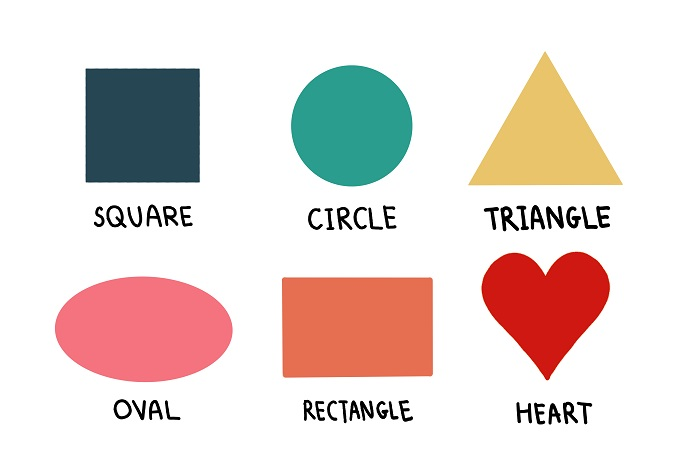
#> input picture resources/file-shapes-for-kids-1592568510.jpg, 700 x 466 px, found by its file name
$ python opencv_3.py
#> lines starting #> are read from the running program, lines starting #| are printed output that depends on the picture
import cv2
import numpy as np
import matplotlib.pyplot as plt
print('Loaded !!!')

img = cv2.imread('Resources/file-shapes-for-kids-1592568510.jpg')
#> img is the input picture: shape (466, 700, 3); mean B, G, R 214.2, 218.1, 230.9

imgHor = np.hstack((img, img))
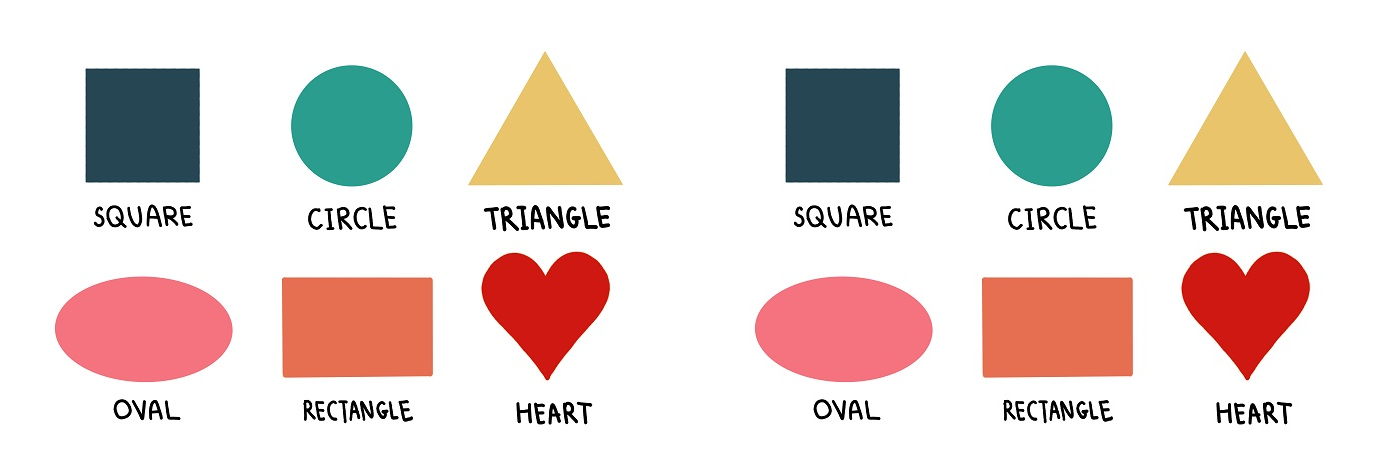
#> imgHor: shape (466, 1400, 3); mean B, G, R 214.2, 218.1, 230.9
imgVer = np.vstack((img, img))
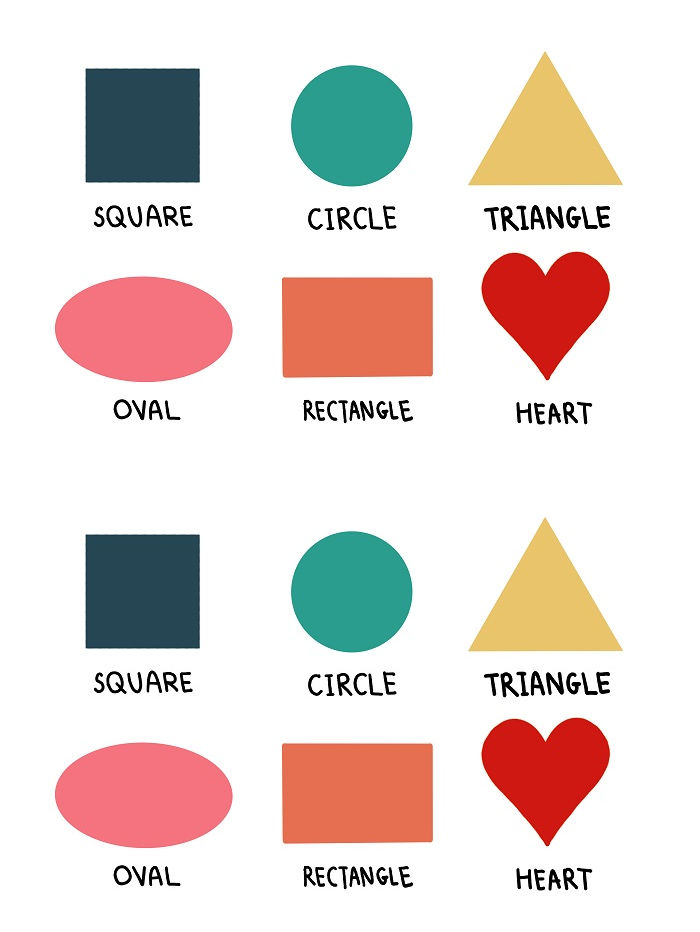
#> imgVer: shape (932, 700, 3); mean B, G, R 214.2, 218.1, 230.9

meStack = np.hstack((np.vstack((img, img))))
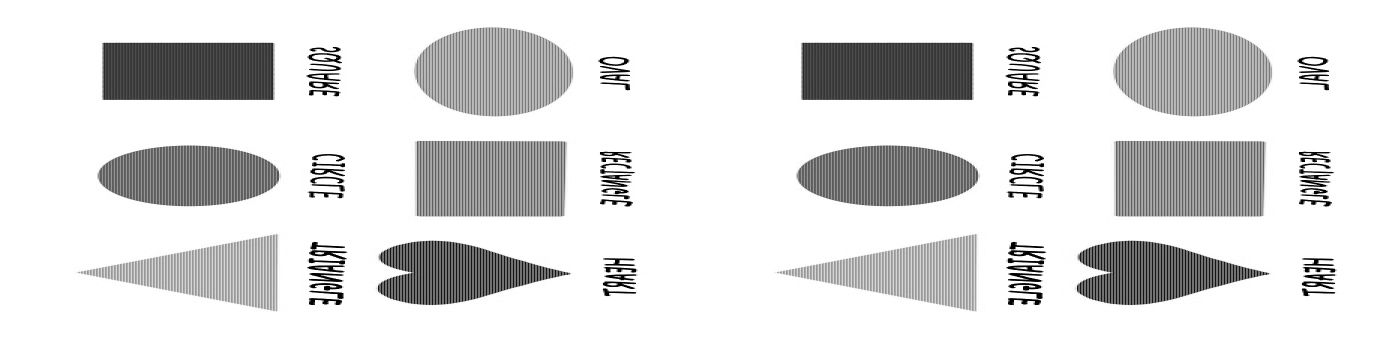
#> meStack: shape (700, 2796) (shown at 1/2 size); min 0, max 255, mean 221.1

# So find the funcion that
# stackImages():

cv2.imshow('IMG', meStack)
cv2.waitKey(0)

# plt.imshow(img)
# plt.show()
cv2. destroyAllWindows()
